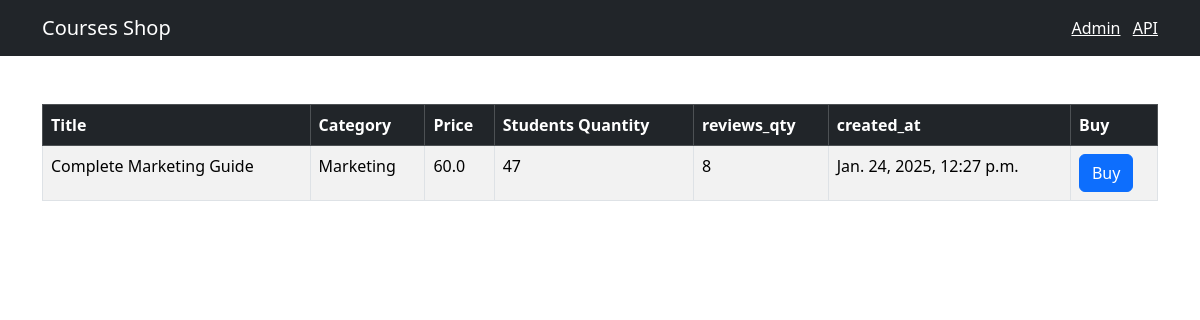
/4, run on the app's committed database.
### shop/models.py (models this page shows, shortened)
class Course(models.Model):
    title = models.CharField(max_length=300)
    price = models.FloatField()
    student_qty = models.IntegerField()
    reviews_qty = models.IntegerField()
    category = models.ForeignKey(Category, on_delete=models.CASCADE)
    created_at = models.DateTimeField(default=timezone.now)

class Category(models.Model):
    title = models.CharField(max_length=255)
    created_at = models.DateTimeField(default=timezone.now)
    def __str__(self):
        return self.title

### shop/views.py (the view)
# urls.py: path('<int:course_id>', views.single_course, name="single_course")
def single_course(request, course_id):
    try:
        course = Course.objects.get(pk=course_id)
        return render(request, 'shop/single_course.html', {'course': course})
    except Course.DoesNotExist:
        raise Http404()

### templates/shop/single_course.html (shortened to what this page needs)
{% extends "base.html" %}
{% block content %}
<table class="table mt-5 table-bordered table-striped table-hover">
    <thead class="table-dark">
        <tr>
            <th>Title</th>
            <th>Category</th>
            <th>Price</th>
            <th>Students Quantity</th>
            <th>reviews_qty</th>
            <th>created_at</th>
            <th>Buy</th>
        </tr>
    </thead>
    <tbody>
        <tr>
            <td>{{ course.title }}</td>
            <td>{{ course.category }}</td>
            <td>{{ course.price }}</td>
            <td>{{ course.student_qty }}</td>
            <td>{{ course.reviews_qty }}</td>
            <td>{{ course.created_at }}</td>
            <td><button class="btn btn-primary">Buy</button></td>
        </tr>
    </tbody>
</table>
{% endblock %}

### data on the page
Course: title "Complete Marketing Guide", category "Marketing", price "60.0", student_qty "47", reviews_qty "8", created_at "Jan. 24, 2025, 12:27 p.m."
